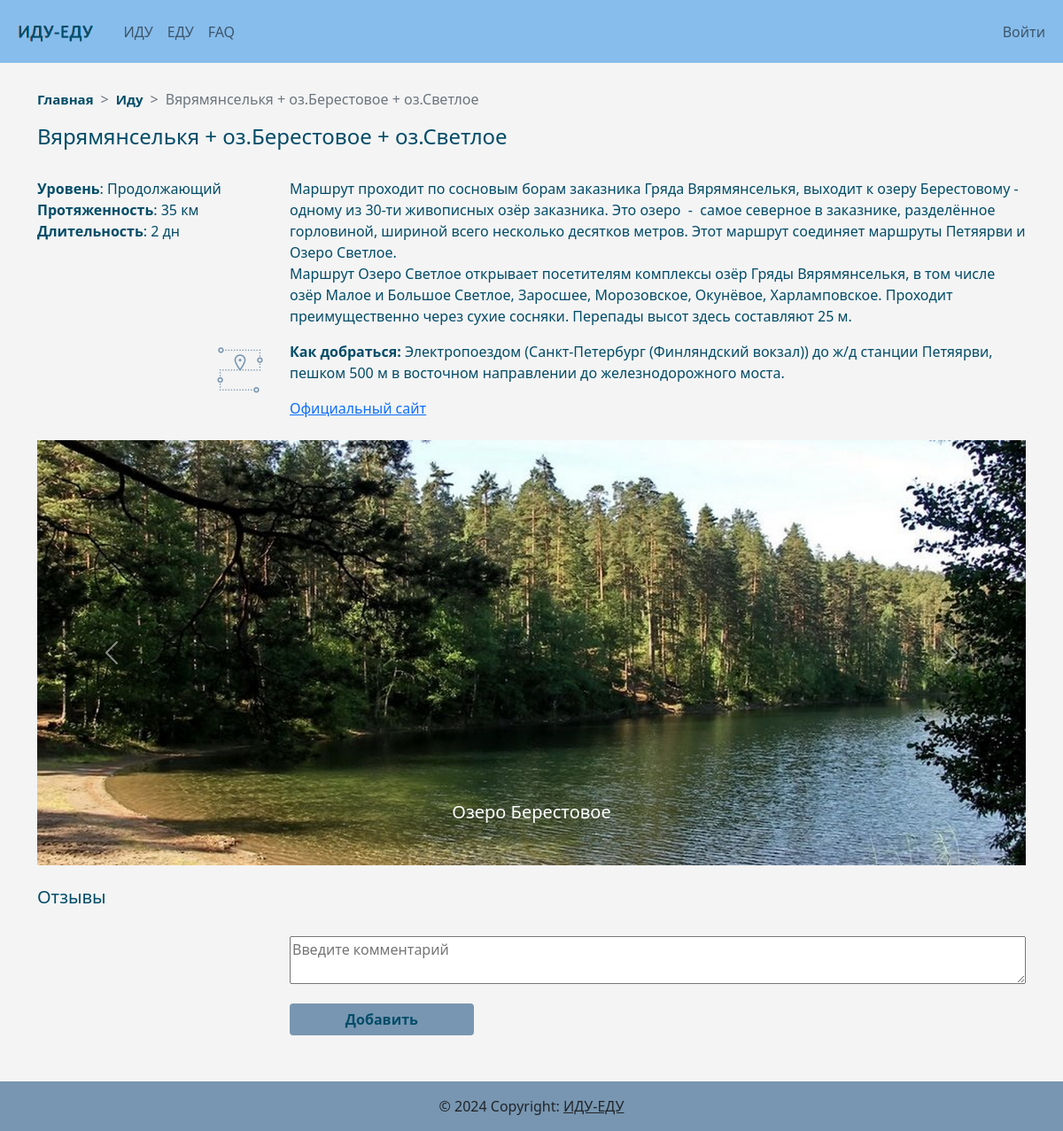
Screenshot of /trip/11 with the database file from the repository.
### models.py (models this page shows, shortened)
class Trip_type(Base):
    __tablename__ = 'trip_types'
    id = Column(Integer, primary_key=True, autoincrement=True)
    type_name = Column(String(100), nullable=False, unique=True)
    trip = relationship("Trip", backref='trip_types')

class Trip_description(Base):
    __tablename__ = 'trip_descriptions'
    id = Column(Integer, primary_key=True, autoincrement=True)
    title = Column(String(100), nullable=False, unique=True)
    how_to_go = Column(String, nullable=False)
    description = Column(String, nullable=False)
    track = Column(String, nullable=False)
    route_length = Column(Integer, nullable=False)
    official_website_link = Column(String, nullable=False)
    trip = relationship("Trip", backref='trip_descriptions')
    main_photo_id = Column(Integer(), ForeignKey('photos.id'))

class Trip(Base):
    __tablename__ = 'trips'
    id = Column(Integer, primary_key=True, autoincrement=True)
    trip_type_id = Column(Integer(), ForeignKey('trip_types.id'))
    trip_duration_id = Column(Integer(), ForeignKey('trip_durations.id'))
    trip_level_id = Column(Integer(), ForeignKey('trip_levels.id'))
    trip_description_id = Column(Integer(), ForeignKey('trip_descriptions.id'))
    photos = relationship("Photo", secondary='trip_photos', back_populates='trips')
    comments = relationship("Comment", backref='trips')

class Trip_level(Base):
    __tablename__ = 'trip_levels'
    id = Column(Integer, primary_key=True, autoincrement=True)
    level_name = Column(String(100), nullable=False, unique=True)
    trip = relationship("Trip", backref='trip_levels')

class Trip_duration(Base):
    __tablename__ = 'trip_durations'
    id = Column(Integer, primary_key=True, autoincrement=True)
    duration = Column(Integer, nullable=False, unique=True)
    trip = relationship("Trip", backref='trip_durations')

class Photo(Base):
    __tablename__ = 'photos'
    id = Column(Integer, primary_key=True, autoincrement=True)
    link = Column(String(100), nullable=False, unique=True)
    photo_name = Column(String(100), nullable=False)
    trips = relationship("Trip", secondary='trip_photos', back_populates='photos')
    trip_description_id = relationship('Trip_description', backref='photos', uselist=False)

### content_pages/content_pages.py (the view, shortened to what this page needs)
@content_pages.route('/trip/<int:trip_id>', methods=['GET', 'POST'])
def trip(trip_id: int):
    form = CommentForm()
    trip_photos = session.query(models.Trip_photo, models.Photo).join(models.Photo).filter(models.Trip_photo.trip_id==trip_id).all()
    len_trip_photos = len(trip_photos)
    trip_description = session.query(models.Trip, models.Trip_type, models.Trip_level, models.Trip_description, models.Trip_duration, models.Photo).join(models.Trip_type).join(models.Trip_level).join(models.Trip_description).join(models.Trip_duration).join(models.Photo).filter(models.Trip.id == trip_id)
    trip_comments = session.query(models.Comment, models.User).join(models.User).filter(models.Comment.trip_id == trip_id).order_by(models.Comment.id.desc())
    return render_template('trip.html', title=trip_description[0][1].type_name, trip_description=trip_description, trip_photos=trip_photos, len_trip_photos=len_trip_photos, form=form, trip_comments=trip_comments)

### content_pages/content_forms.py
class CommentForm(FlaskForm):
  class Meta:
    locales = ['ru-RU', 'ru']
    def get_translations(self, form):
      return super(FlaskForm.Meta, self).get_translations(form)
  comment = TextAreaField('Say something', validators=[DataRequired(), Length(min=10, max=1000)], render_kw={'style': 'width: 100%', "placeholder": "Введите комментарий"})
  add_btn = SubmitField('Добавить', render_kw={'style': 'width: 25%'})
  update_btn = SubmitField('Изменить', render_kw={'style': 'width: 20%'})
  delete_btn = SubmitField('Удалить', render_kw={'style': 'width: 20%'})

### content_pages/content_pages.py (called while the page is built)
@content_pages.before_request
def before_request():
    global session
    session = db_session.create_session()

@content_pages.teardown_request
def teardown_request(request):
    global session
    session = None
    return request

### data/db_session.py (called while the page is built)
def create_session() -> Session:
    global created
    return created()

### content_pages/templates/content_pages/trip.html (shortened to what this page needs)
{% extends "base.html" %}
{% block content %}
<div class="container">
    <nav style="--bs-breadcrumb-divider: '>';" aria-label="breadcrumb">
        <ul class="breadcrumb">
            <li class="breadcrumb-item"><a href="/index"><b>Главная</b></a></li>
            <li class="breadcrumb-item"><a href="/content/{{title}}"><b>{{title}}</b></a></li>
            <li class="breadcrumb-item active" aria-current="page">{{trip_description[0][3].title}}</li>
        </ul>
    </nav>
    <h4>{{trip_description[0][3].title}}</h4>
    <br>
    {% for item in trip_description %}
    <div class="row gy-1">
        <div class="col-lg-3 col-md-4 col-ms-12">
            <p><b>Уровень</b>: {{ item[2].level_name }}
                <br><b>Протяженность</b>: {{ item[3].route_length }} км
                <br><b>Длительность</b>: {{ item[4].duration }} дн</p>
        </div>
        <div class="col-lg-9 col-md-8 col-ms-12">
            <p style="white-space: pre-wrap">{{ item[3].description }}</p>
        </div>
    </div>
    <div class="row gy-2">
        <div class="col-lg-3 col-md-4 col-ms-12 text-lg-end  text-md-end text-sm-start">
            <a data-bs-toggle="tooltip" data-bs-placement="top" title="Скачать трек"
               href="{{ url_for('.static', filename='tracks/' + item[3].track) }}" download><img
                    src="{{ url_for('icons_bp.static', filename='gps_track_light_green2.png') }}" alt="GPS-track"></a>
        </div>
        <div class="col-lg-9 col-md-8 col-ms-12">
            <p style="white-space: pre-wrap"><b>Как добраться:</b> {{ item[3].how_to_go }}</p>
            <a href="{{ item[3].official_website_link }}">Официальный сайт</a>
        </div>
    </div>
    {% endfor %}
    <br>
    <div id="carouselExampleControls" class="carousel slide" data-bs-ride="carousel">
        <div class="carousel-inner">
            <div class="carousel-item active">
                <img src="{{ url_for('.static', filename='images/' + trip_photos[0][1].link) }}" class="d-block w-100"
                     alt="{{ trip_photos[0][1].photo_name }}">
                <div class="carousel-caption d-none d-md-block">
                    <h5>{{ trip_photos[0][1].photo_name }}</h5>
                </div>
            </div>
        </div>
        <button class="carousel-control-prev" type="button" data-bs-target="#carouselExampleControls"
                data-bs-slide="prev">
            <span class="carousel-control-prev-icon" aria-hidden="true"></span>
        </button>
        <button class="carousel-control-next" type="button" data-bs-target="#carouselExampleControls"
                data-bs-slide="next">
            <span class="carousel-control-next-icon" aria-hidden="true"></span>
        </button>
    </div>
    <br>
    <h5>Отзывы</h5>
    <br>
    <div class="row gy-1">
        <div class="col-lg-3 col-md-4 col-ms-12 text-lg-end  text-md-end text-sm-start">
        </div>
        <div class="col-lg-9 col-md-8 col-ms-12">
            <form action="" method="post" novalidate>
                <p>{{ form.comment() }}</p>
                <div>
                    {{ form.add_btn(class_="btn btn-primary") }}
                </div>
            </form>
        </div>
    </div>
    <br>
    <br>
</div>
{% endblock %}

### static/css/style.css (style rules this page uses)
body { background-color: #f4f4f4; }
body > .container { padding-top: 100px; padding-bottom: 60px; color: #024C68; }
.carousel-item img { object-fit: cover; vertical-align: middle; border-style: none; height: 60vh; }
.btn-primary, .btn-primary:hover, .btn-primary:active, .btn-primary:focus, .btn-primary:active:after, .btn-primary:visited { background-color: #7896B1; color: #024C68; font-weight: bold; border: none; box-shadow: none !important; width: 100%; text-align: center !important; }
.breadcrumb li a { font-size: 15px; color: #024C68; text-decoration: none; }

### rows the page displays
Trip_type: type_name "Иду"
Trip_description: title "Вярямянселькя + оз.Берестовое + оз.Светлое"
Trip: level_name "Продолжающий", route_length "35", duration "2", description "Маршрут проходит по сосновым борам заказника Гряда Вярямянселькя, выходит к озеру Берестовому - одному из 30-ти живописных озёр заказника. Это озеро - самое северное в заказнике, разделённое горловиной, шириной всего несколько десятков метров. Этот маршрут соединяет маршруты Петяярви и Озеро Светлое. Маршрут Озеро Светлое открывает посетителям комплексы озёр Гряды Вярямянселькя, в том числе озёр Малое и Большое Светлое, Заросшее, Морозовское, Окунёвое, Харламповское. Проходит преимущественно через сухие сосняки. Перепады высот здесь составляют 25 м.", how_to_go "Электропоездом (Санкт-Петербург (Финляндский вокзал)) до ж/д станции Петяярви, пешком 500 м в восточном направлении до железнодорожного моста."
Photo: link (picture), photo_name "Озеро Берестовое"
